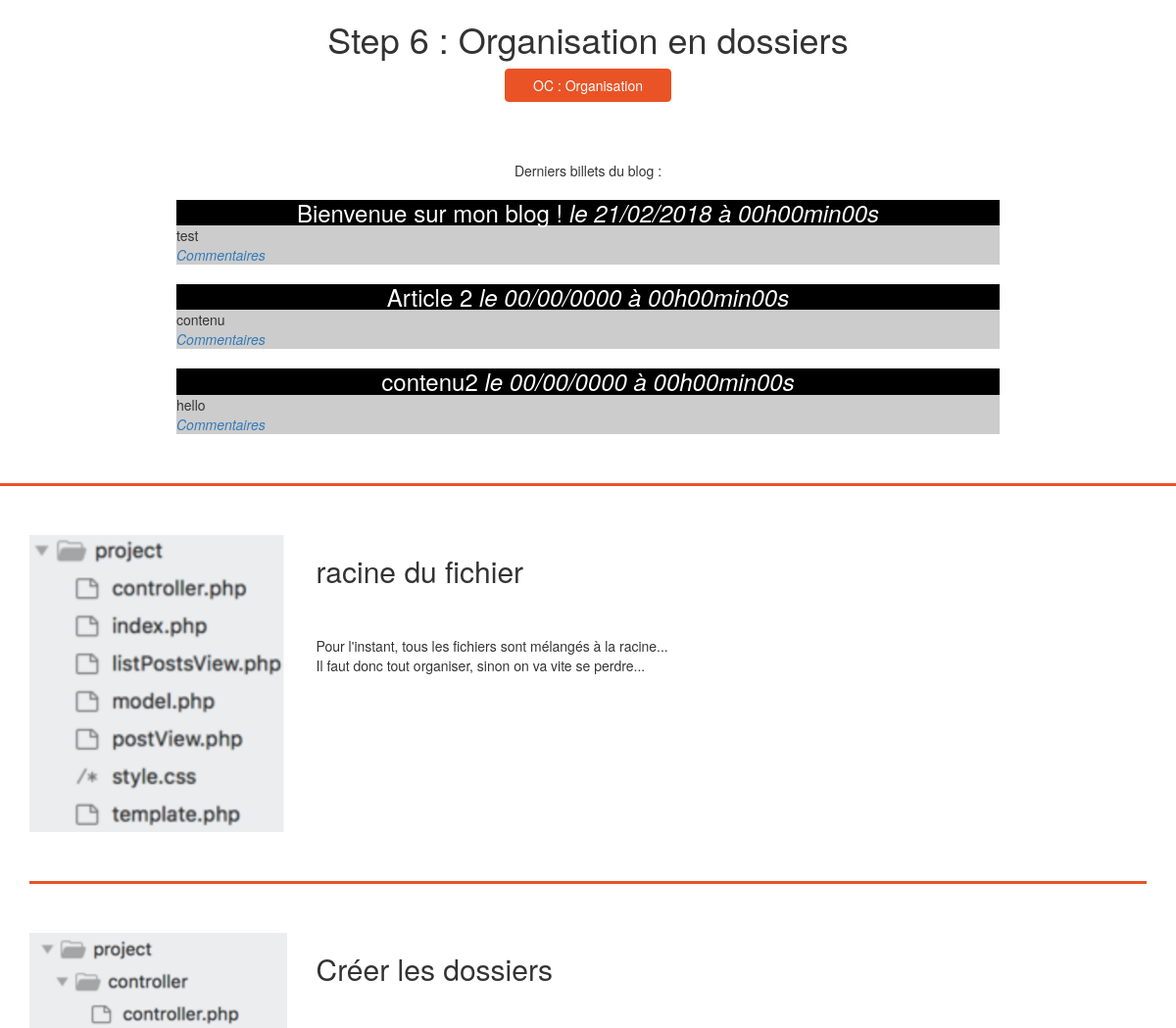
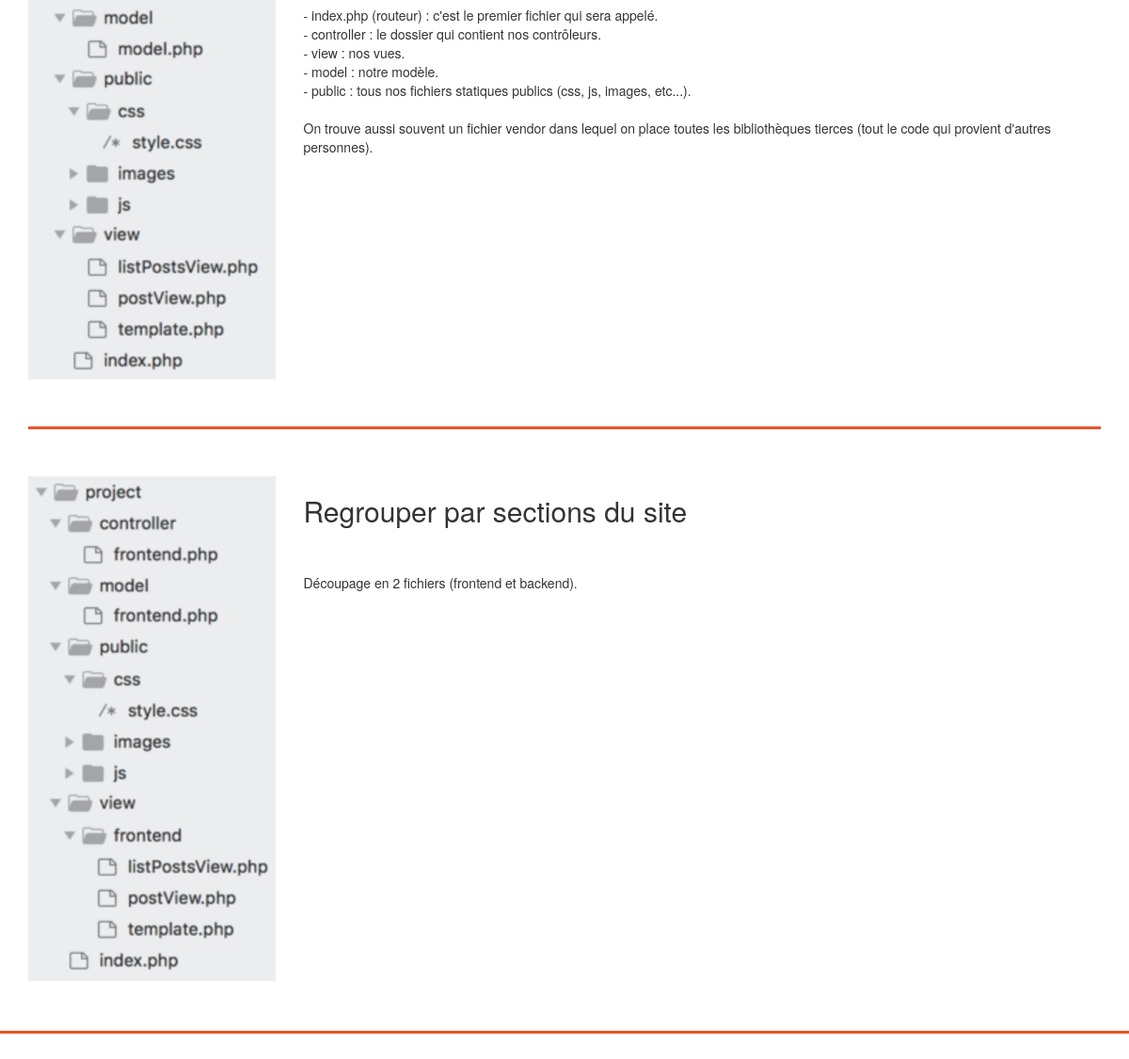
The page /blogMVC6_organisation/index.php on the database its author committed (2 pictures, top to bottom).
### tables this page shows
CREATE TABLE `posts` (
  `id` int(11) NOT NULL,
  `title` varchar(255) NOT NULL,
  `content` text NOT NULL,
  `creation_date` datetime NOT NULL
);

### blogMVC6_organisation/controller/frontend.php (called while the page is built, shortened)
<?php
require('model/frontend.php');
function listPosts()
{
    $posts = getPosts();
    require('view/frontend/listPostsView.php');
}

### blogMVC6_organisation/model/frontend.php (called while the page is built, shortened)
<?php
function getPosts()
{
    $db = dbConnect();
    $req = $db->query('SELECT id, title, content, DATE_FORMAT(creation_date, \'%d/%m/%Y à %Hh%imin%ss\') AS creation_date_fr FROM posts ORDER BY creation_date DESC LIMIT 0, 5');
    return $req;
}
function dbConnect()
{
    try
    {
        $db = new PDO('mysql:host=localhost;dbname=blogMVC;charset=utf8', 'root', 'root');
        return $db;
    }
    catch(Exception $e)
    {
        die('Erreur : '.$e->getMessage());
    }
}

### blogMVC6_organisation/view/frontend/listPostsView.php (the view, shortened to what this page needs)
<h1> Step 6 : Organisation en dossiers</h1>
<btn class="btn btn-default text-center"><a href="https://openclassrooms.com/courses/adoptez-une-architecture-mvc-en-php/organiser-en-dossiers" target="_blank">OC : Organisation</a></btn>
<p class="text-center">Derniers billets du blog :</p>
<?php
while ($data = $posts->fetch())
{
?>
    <div class="news">
        <h3>
            <?= htmlspecialchars($data['title']) ?>
            <em>le <?= $data['creation_date_fr'] ?></em>
        </h3>
        <p>
            <?= nl2br(htmlspecialchars($data['content'])) ?>
            <br />
            <em><a href="index.php?action=post&id=<?= $data['id'] ?>">Commentaires</a></em>
        </p>
    </div>
<?php
}
?>
<hr>
        <div class="tuto">
            <div class="container">
                <div class="row">
                    <div class="col-lg-3 col-md-3 col-sm-12 col-xs-12">
                        <img src="public/images/blog6_1.png" class="img-responsive"/>
                    </div>
                    <div class="col-lg-9 col-md-9 col-sm-12 col-xs-12">
                        <h2>racine du fichier</h2>
                        <br><br>
                        <p>Pour l'instant, tous les fichiers sont mélangés à la racine...<br>Il faut donc tout organiser, sinon on va vite se perdre...
                        </p>
                    </div>
                </div>
                <hr>
                <div class="row">
                    <div class="col-lg-3 col-md-3 col-sm-12 col-xs-12">
                        <img src="public/images/blog6_2.png" class="img-responsive"/>
                    </div>
                    <div class="col-lg-9 col-md-9 col-sm-12 col-xs-12">
                        <h2>Créer les dossiers</h2>
                        <br><br>
                        <p>- index.php (routeur) : c'est le premier fichier qui sera appelé.<br>
                            - controller : le dossier qui contient nos contrôleurs.<br>
                            - view : nos vues.<br>
                            - model : notre modèle.<br>
                            - public : tous nos fichiers statiques publics (css, js, images, etc...).
                            <br><br>
                            On trouve aussi souvent un fichier vendor dans lequel on place toutes les bibliothèques tierces (tout le code qui provient d'autres personnes).
                        </p>
                    </div>
                </div>
                <hr>
                <div class="row">
                    <div class="col-lg-3 col-md-3 col-sm-12 col-xs-12">
                        <img src="public/images/blog6_3.png" class="img-responsive"/>
                    </div>
                    <div class="col-lg-9 col-md-9 col-sm-12 col-xs-12">
                        <h2>Regrouper par sections du site</h2>
                        <br><br>
                        <p>Découpage en 2 fichiers (frontend et backend).
                        </p>
                    </div>
                </div>
            </div>
        </div>
<hr>
<?php require('template.php'); ?>

### blogMVC6_organisation/public/css/style.css (style rules this page uses)
h1, h3 { text-align:center; }
h3 { background-color:black; color:white; font-size:0.9em; margin-bottom:0px; }
.news p { background-color:#CCCCCC; margin-top:0px; }
.news { width:70%; margin:auto; }
a { text-decoration: none; color: blue; }

### blogMVC6_organisation/view/frontend/template.php (style rules this page uses)
.btn-default { display: block !important; margin: 0 auto !important; width: 170px !important; margin-bottom : 60px !important; background :#e95325 !important; color : #fff !important; border : solid 1px #e95325 !important; outline: none !important; color: #fff; }
.btn-default a { color : #fff; }
.news h3 { margin-bottom : 0px; color : #fff; }
hr { margin-top: 50px !important; margin-bottom: 50px !important; border: 0 !important; border-top: 3px solid #e95325 !important; }

### rows shown on the page
posts: title "Bienvenue sur mon blog !", creation_date_fr "21/02/2018 à 00h00min00s", content "test"
posts: title "Article 2", creation_date_fr "00/00/0000 à 00h00min00s", content "contenu"
posts: title "contenu2", creation_date_fr "00/00/0000 à 00h00min00s", content "hello"
